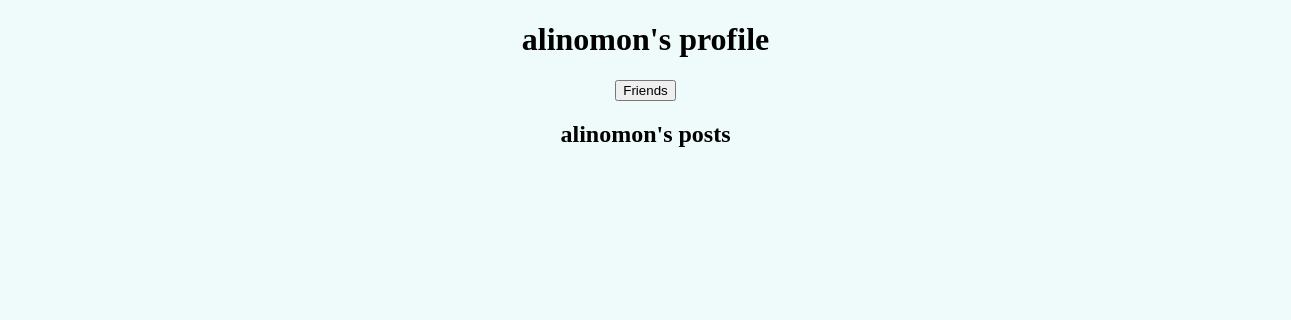
/profile/alinomon, run on an earlier commit of the app's database.
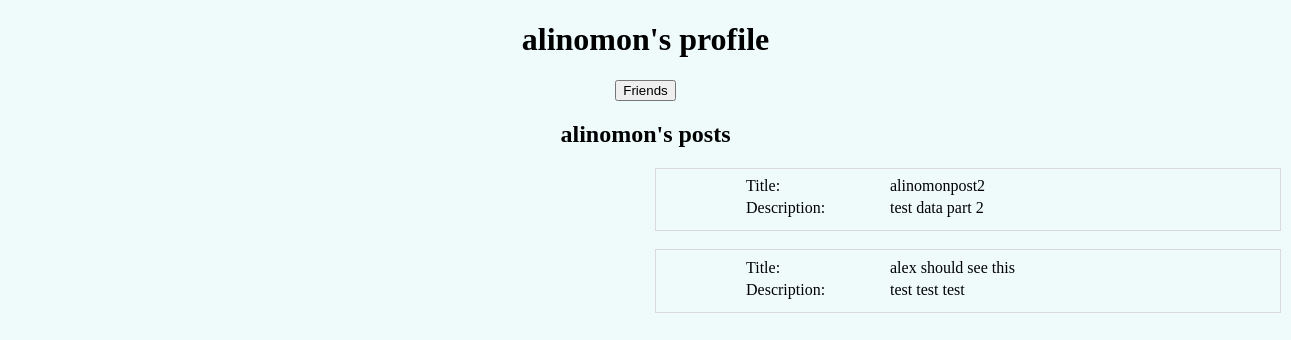
And on a later commit of the database.
### app/models.py (models this page shows)
class BlogPosts(db.Model):
    id = db.Column(db.Integer, primary_key=True)
    owner = db.Column(db.String(200))
    title = db.Column(db.String(100))
    blogBody = db.Column(db.String(500))
    complete = db.Column(db.Boolean)

### app/views.py (the view)
@app.route('/profile/<username>', methods=['GET'])
def Profile(username):
    posts = UserPosts(username)
    return render_template('profile.html', posts=posts, username=username)

### app/views.py (called while the page is built)
def UserPosts(username):
    posts = models.BlogPosts.query.filter_by(owner = username)
    print(posts)
    return posts

### app/templates/profile.html (shortened to what this page needs)
<!DOCTYPE html>
<head>
  <link rel="stylesheet" href="{{ url_for('static', filename='css/todo.css')}}">
</head>
<body class = "body">
  <div style = "text-align: center;">
    <div>
      <h1>{{ username }}'s profile</h1>
      <a href="{{ url_for('Friends') }}"><button type="button">Friends</button></a>
    </div>
    <div style = "text-align: center;">
        <h2>{{ username }}'s posts</h2>
        <ul>
          {% for userposts in posts %}
          <fieldset style="position:relative; left:605px; width: 600px; border:thin solid #DADADA;" >
            <table border="0" align="center" style="text-align:left;">
              <tr>
                <td width="140px">
                    Title:
                </td>
                <td width="300px">
                    {{ userposts.title }}
                </td>
              </tr>
              <tr>
                <td valign="top">
                  Description:
                </td>
                <td colspan="2" >
                   {{ userposts.blogBody}}
                </td>
              </tr>
            </table>
          </fieldset>
          <br>
          {% endfor %}
        </ul>
        <br>
      </div>
</body>
</html>

What changed in the data, as far as the page shows it:
added BlogPosts: title "alinomonpost2", blogBody "test data part 2"
added BlogPosts: title "alex should see this", blogBody "test test test"
